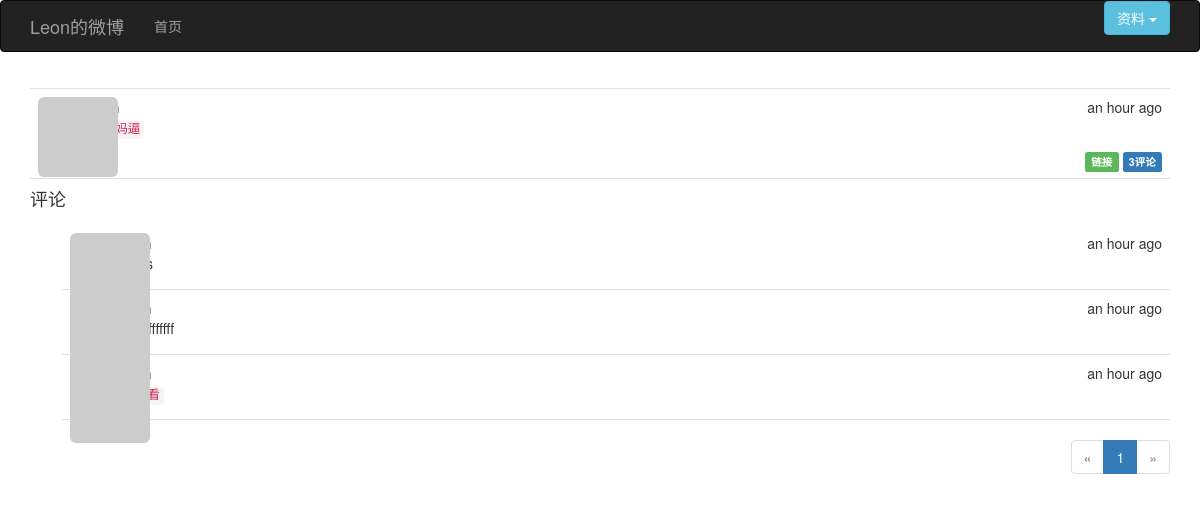
The page /post/205 on the database its author committed.
### app/models.py (models this page shows, shortened)
class Post(db.Model):
    __tablename__='posts'
    id = db.Column(db.Integer, primary_key=True)
    body = db.Column(db.Text)
    timestamp = db.Column(db.DateTime, index=True, default=datetime.utcnow)
    author_id = db.Column(db.Integer, db.ForeignKey('users.id'))
    body_html = db.Column(db.Text)
    comments = db.relationship('Comment', backref='post', lazy='dynamic')

class Comment(db.Model):
    __tablename__ = 'comments'
    id = db.Column(db.Integer, primary_key=True)
    body = db.Column(db.Text)
    body_html = db.Column(db.Text)
    timestamp = db.Column(db.DateTime, index=True,default=datetime.utcnow)
    disabled = db.Column(db.Boolean)
    author_id = db.Column(db.Integer, db.ForeignKey('users.id'))
    post_id = db.Column(db.Integer, db.ForeignKey('posts.id'))

### app/main/views.py (the view)
@main.route('/post/<int:id>',methods=['GET', 'POST'])
def post(id):
    post = Post.query.get_or_404(id)
    form = CommentForm()
    if form.validate_on_submit():
        comment = Comment(body=form.body.data,post=post,author=current_user._get_current_object())
        db.session.add(comment)
        flash('Your comment has been published.')
        return redirect(url_for('.post', id=post.id,page=-1))
    page = request.args.get('page', 1, type=int)
    if page == -1:
        page = (post.comments.count() -1)/ \
                current_app.config['FLASKY_COMMENTS_PER_PAGE'] +1
    pagination = post.comments.order_by(Comment.timestamp.asc()).paginate(
        page,per_page=current_app.config['FLASKY_COMMENTS_PER_PAGE'],
        error_out=False)
    comments = pagination.items
    return render_template('post.html', posts=[post],form=form,comments=comments,pagination=pagination)

### app/auth/views.py (called while the page is built)
@auth.before_app_request
def before_request():
    if current_user.is_authenticated:
        current_user.ping()
        if not current_user.confirmed \
            and request.endpoint[: 5] != 'auth.'\
            and request.endpoint !='static':
            return redirect(url_for('auth.unconfirmed'))

### app/main/__init__.py (called while the page is built)
@main.app_context_processor
def inject_permissions():
    return dict(Permission=Permission)

### app/models.py (called while the page is built)
    def gravatar(self, size=100, default='identicon', rating='g'):
        if request.is_secure:
            url = 'https://secure.gravatar.com/avatar'
        else:
            url = 'http://www.gravatar.com/avatar'
        hash = self.avatar_hash or  hashlib.md5(self.email.encode('utf-8')).hexdigest()
        return '{url}/{hash}? s={size}&d={default}&r={rating}'.format(
            url=url, hash=hash, size=size, default=default, rating=rating)

    def can(self, permissions):
        return False

    def is_administrator(self):
        return False

### app/templates/post.html (shortened to what this page needs)
{% extends "base.html" %}
{% import "bootstrap/wtf.html" as wtf %}
{% import "_macros.html" as macros %}
{% block page_content %}
{% include '_posts.html' %}
<h4 id="comments">评论</h4>
{% include '_comments.html' %}
{% if pagination %}
<div class="pagination">
    {{ macros.pagination_widget(pagination, '.post', fragment='#comments', id=posts[0].id) }}
</div>
{% endif %}
{% endblock %}

### app/templates/_posts.html (shortened to what this page needs)
<ul class="posts">
    {% for post in posts %}
    <li class="post">
        <div class="post-thumbnail">
            <a href="{{ url_for('.user', username=post.author.username) }}">
                <img class="img-rounded profile-thumbnail" src="{{ post.author.gravatar(size=40) }}">
            </a>
        </div>
        <div class="post-content">
            <div class="post-date">{{ moment(post.timestamp).fromNow() }}</div>
            <div class="post-author"><a href="{{ url_for('.user', username=post.author.username) }}">{{ post.author.username }}</a></div>
            <div class="post-body">
                {% if post.body_html %}
                    {{ post.body_html | safe }}
                {% else %}
                  {{ post.body }}
                {% endif %}
            </div>
            <div class="post-footer">
              <a href="{{ url_for('.post', id=post.id) }}">
                <span class="label label-success">链接</span>
              </a>
              <a href="{{url_for('.post', id=post.id) }}#Comments">
                  <span class="label label-primary">{{ post.comments.count() }}评论</span>
              </a>
            </div>
        </div>
    </li>
    {% endfor %}
</ul>

### app/templates/_comments.html (shortened to what this page needs)
<ul class="comments">
    {% for comment in comments %}
    <link rel="stylesheet" type="text/css" href="{{ url_for('static', filename='styles.css') }}">
    <li class="comment">
        <div class="comment-thumbnail">
            <a href="{{ url_for('.user', username=comment.author.username) }}">
                <img class="img-rounded profile-thumbnail" src="{{ comment.author.gravatar(size=40) }}">
            </a>
        </div>
        <div class="comment-content">
            <div class="comment-date">{{ moment(comment.timestamp).fromNow() }}</div>
            <div class="comment-author"><a href="{{ url_for('.user', username=comment.author.username) }}">{{ comment.author.username }}</a></div>
            <div class="comment-body">
                {% if moderate or not comment.disabled %}
                    {% if comment.body_html %}
                        {{ comment.body_html | safe }}
                    {% else %}
                        {{ comment.body }}
                    {% endif %}
                {% endif %}
            </div>
        </div>
    </li>
    {% endfor %}
</ul>

### app/static/styles.css (style rules this page uses)
.profile-thumbnail { position: absolute; }
ul.posts { list-style-type: none; padding: 0px; margin: 16px 0px 0px 0px; border-top: 1px solid #e0e0e0; }
ul.posts li.post { padding: 8px; border-bottom: 1px solid #e0e0e0; }
div.post-date { float: right; }
div.post-author { font-weight: bold; }
div.post-thumbnail { position: absolute; }
div.post-content { margin-left: 48px; min-height: 48px; }
div.post-footer { text-align: right; }
ul.comments { list-style-type: none; padding: 0px; margin: 16px 0px 0px 0px; }
ul.comments li.comment { margin-left: 32px; padding: 8px; border-bottom: 1px solid #e0e0e0; }
div.comment-date { float: right; }
div.comment-author { font-weight: bold; }
div.comment-thumbnail { position: absolute; }
div.comment-content { margin-left: 48px; min-height: 48px; }
div.pagination { width: 100%; text-align: right; padding: 0px; margin: 0px; }

### rows shown on the page
Post: timestamp "an hour ago", comments.count "3"
Comment: timestamp "an hour ago"
Comment: timestamp "an hour ago"
Comment: timestamp "an hour ago"

### other values the page prints
{{ p }} "1"
